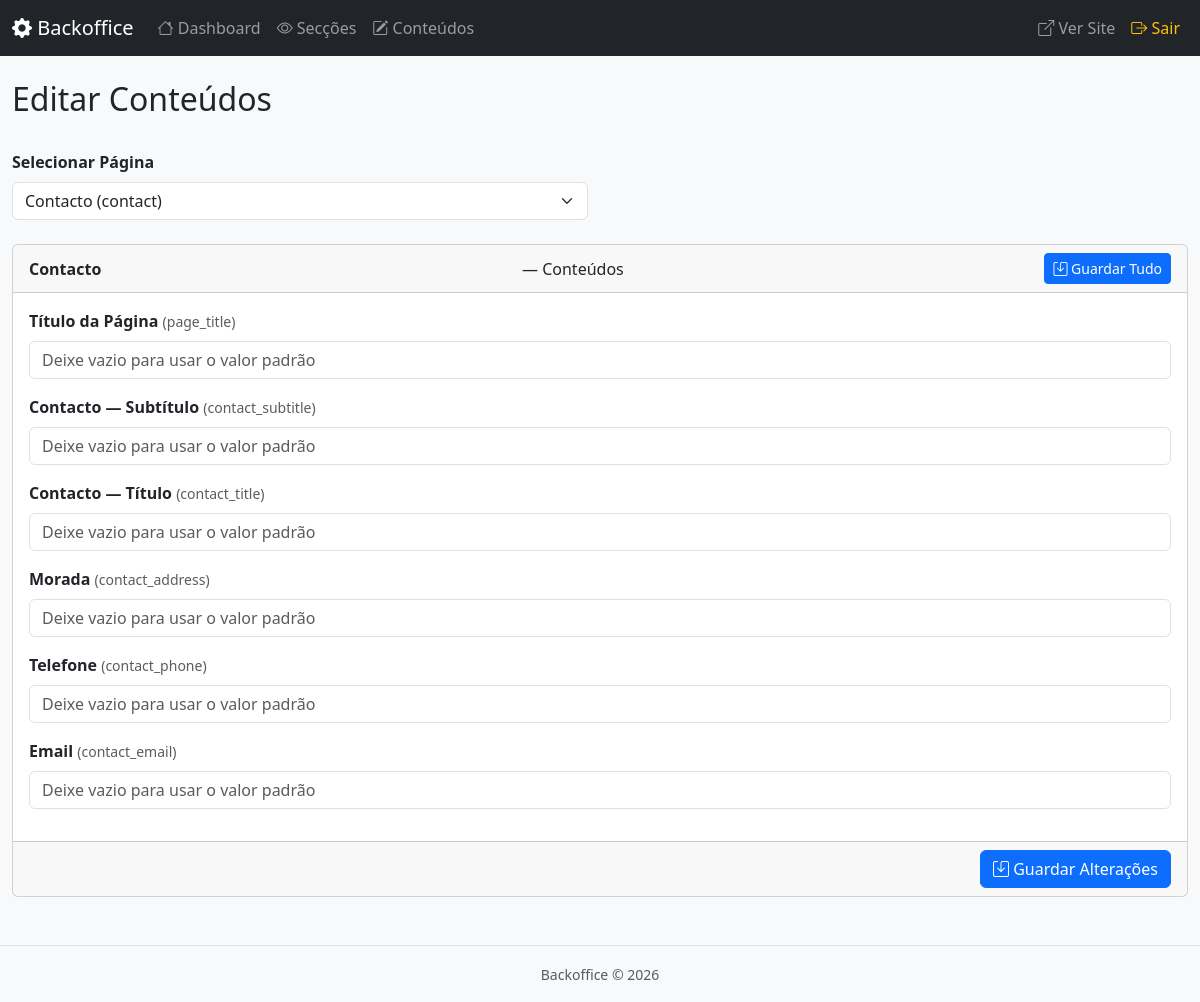
Screenshot of /admin/content.php?page=contact (signed in) with the database file from the repository.
### tables this page shows
CREATE TABLE IF NOT EXISTS content (
    id INT AUTO_INCREMENT PRIMARY KEY,
    page VARCHAR(255) NOT NULL,
    content_key VARCHAR(255) NOT NULL,
    content_value TEXT DEFAULT NULL,
    content_type VARCHAR(50) DEFAULT 'text',
    label VARCHAR(255),
    UNIQUE KEY page_content (page, content_key)
);

### includes/functions.php (called while the page is built, shortened)
<?php
function get_page_content($page) {
    $db = getDB();
    $stmt = $db->prepare('SELECT * FROM content WHERE page = :page ORDER BY id ASC');
    $stmt->bindValue(':page', $page, PDO::PARAM_STR);
    $stmt->execute();
    return $stmt->fetchAll(PDO::FETCH_ASSOC);
}
function get_all_pages() {
    $db = getDB();
    $result = $db->query('SELECT DISTINCT page FROM sections ORDER BY page ASC');
    return $result->fetchAll(PDO::FETCH_COLUMN);
}
function page_label($page) {
    $labels = [
        'index'             => 'Página Inicial (Variante 1)',
        'index-2'           => 'Página Inicial (Variante 2)',
        'index-3'           => 'Página Inicial (Variante 3)',
        'about'             => 'Sobre Nós',
        'services'          => 'Serviços',
        'service-details'   => 'Detalhes do Serviço',
        'portfolios'        => 'Portfólio',
        'portfolio-details' => 'Detalhes do Portfólio',
        'blog-standard'     => 'Blog',
        'blog-details'      => 'Detalhes do Blog',
        'team'              => 'Equipa',
        'pricing'           => 'Preços',
        'faq'               => 'FAQ',
        'contact'           => 'Contacto',
        'error'             => 'Página de Erro',
        'global'            => 'Global (Header/Footer)',
    ];
    return isset($labels[$page]) ? $labels[$page] : ucfirst(str_replace('-', ' ', $page));
}

### admin/content.php (the view, shortened to what this page needs)
<?php
require_once __DIR__ . '/../includes/functions.php';
$selectedPage = isset($_GET['page']) ? $_GET['page'] : null;
$pages = get_all_pages();
$contentItems = [];
if ($selectedPage) {
    $contentItems = get_page_content($selectedPage);
}
include __DIR__ . '/includes/header.php';
?>
<div class="d-flex justify-content-between align-items-center mb-4">
    <h2>Editar Conteúdos</h2>
</div>
<div class="row mb-4">
    <div class="col-md-6">
        <label class="form-label fw-bold">Selecionar Página</label>
        <select class="form-select" onchange="window.location='content.php?page='+this.value">
            <?php foreach ($pages as $p): ?>
            <option value="<?= htmlspecialchars($p, ENT_QUOTES, 'UTF-8') ?>" <?= $selectedPage === $p ? 'selected' : '' ?>>
                <?= htmlspecialchars(page_label($p), ENT_QUOTES, 'UTF-8') ?> (<?= htmlspecialchars($p, ENT_QUOTES, 'UTF-8') ?>)
            </option>
            <?php endforeach; ?>
        </select>
    </div>
</div>
<?php if ($selectedPage && !empty($contentItems)): ?>
<form method="post" action="content.php?page=<?= urlencode($selectedPage) ?>">
    <div class="card">
        <div class="card-header d-flex justify-content-between align-items-center">
            <strong><?= htmlspecialchars(page_label($selectedPage), ENT_QUOTES, 'UTF-8') ?></strong> — Conteúdos
            <button type="submit" class="btn btn-primary btn-sm"><i class="bi bi-save"></i> Guardar Tudo</button>
        </div>
        <div class="card-body">
            <?php foreach ($contentItems as $item): ?>
            <div class="mb-3">
                <label class="form-label fw-bold">
                    <?= htmlspecialchars($item['label'] ?: $item['content_key'], ENT_QUOTES, 'UTF-8') ?>
                    <small class="text-muted fw-normal">(<?= htmlspecialchars($item['content_key'], ENT_QUOTES, 'UTF-8') ?>)</small>
                </label>
                <?php if ($item['content_type'] === 'textarea' || $item['content_type'] === 'html'): ?>
                <textarea name="content_<?= (int)$item['id'] ?>" class="form-control" rows="3"
                          placeholder="Deixe vazio para usar o valor padrão"><?= htmlspecialchars($item['content_value'] ?? '', ENT_QUOTES, 'UTF-8') ?></textarea>
                <?php else: ?>
                <input type="text" name="content_<?= (int)$item['id'] ?>" class="form-control"
                       value="<?= htmlspecialchars($item['content_value'] ?? '', ENT_QUOTES, 'UTF-8') ?>"
                       placeholder="Deixe vazio para usar o valor padrão">
                <?php endif; ?>
            </div>
            <?php endforeach; ?>
        </div>
        <div class="card-footer text-end">
            <button type="submit" class="btn btn-primary"><i class="bi bi-save"></i> Guardar Alterações</button>
        </div>
    </div>
</form>
<?php elseif ($selectedPage): ?>
<div class="alert alert-info">Nenhum conteúdo editável encontrado para esta página.</div>
<?php endif; ?>
<?php include __DIR__ . '/includes/footer.php'; ?>

### admin/assets/admin.css (style rules this page uses)
body { background-color: #f8f9fa; }

### rows the page displays
content: label "Título da Página", content_key "page_title"
content: label "Contacto — Subtítulo", content_key "contact_subtitle"
content: label "Contacto — Título", content_key "contact_title"
content: label "Morada", content_key "contact_address"
content: label "Telefone", content_key "contact_phone"
content: label "Email", content_key "contact_email"

### other values shown
page_label($selectedPage) "Contacto"
form field value "Contacto (contact)"
